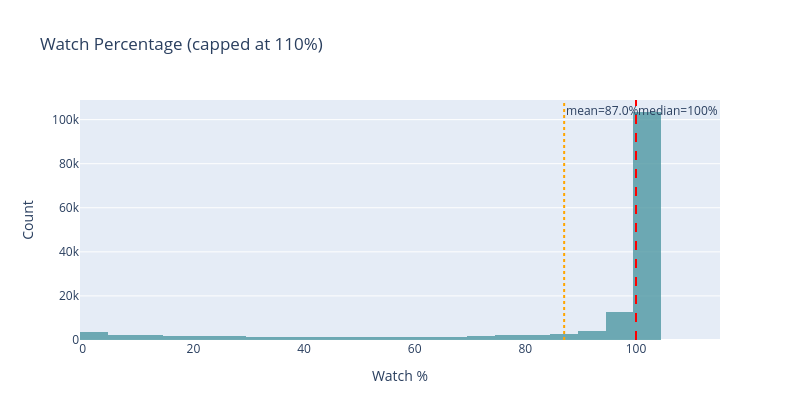

The notebook cell this image was saved under:
### Markdown cell above
## 6. Watch Percentage Distribution

Let's check the watch percentage distribution. Most users finish the videos (100%), but there's some noisy data where the `watch_percentage` exceeds 100%.

### Code cell
if "watch_percentage" in explicit.columns:
    wp = explicit["watch_percentage"].dropna()
    fig = go.Figure()
    fig.add_trace(go.Histogram(
        x=wp.clip(0, 110), nbinsx=55,
        marker_color="#4f98a3", opacity=0.8,
        name="watch %",
    ))
    fig.add_vline(x=wp.median(), line_dash="dash", line_color="red",
                  annotation_text=f"median={wp.median():.0f}%")
    fig.add_vline(x=wp.mean(),   line_dash="dot",  line_color="orange",
                  annotation_text=f"mean={wp.mean():.1f}%")
    fig.update_layout(
        title="Watch Percentage (capped at 110%)",
        xaxis_title="Watch %", yaxis_title="Count",
        height=420, width=800,
    )
    fig.show()
    print(f"watch_percentage: mean={wp.mean():.1f}%, median={wp.median():.0f}%, max={wp.max():.0f}%")
    print(f"Values > 100%: {(wp > 100).sum()} ({(wp > 100).mean()*100:.1f}%)")
else:
    print("Column 'watch_percentage' not found in explicit_ratings.csv")

### Figure 1 — Plotly figure (JSON) as saved in the notebook; plotly's stock layout.template omitted (floating-point values rounded to 4 significant figures; data arrays with more than 128 entries replaced by an {"elided": "..."} marker saying what was removed)
{"data": [{"marker": {"color": "#4f98a3"}, "name": "watch %", "nbinsx": 55, "opacity": 0.8, "type": "histogram", "x": {"elided": "153907 int values"}}], "layout": {"annotations": [{"showarrow": false, "text": "median=100%", "x": 100, "xanchor": "left", "xref": "x", "y": 1, "yanchor": "top", "yref": "y domain"}, {"showarrow": false, "text": "mean=87.0%", "x": 87.01, "xanchor": "left", "xref": "x", "y": 1, "yanchor": "top", "yref": "y domain"}], "height": 420, "shapes": [{"line": {"color": "red", "dash": "dash"}, "type": "line", "x0": 100, "x1": 100, "xref": "x", "y0": 0, "y1": 1, "yref": "y domain"}, {"line": {"color": "orange", "dash": "dot"}, "type": "line", "x0": 87.01, "x1": 87.01, "xref": "x", "y0": 0, "y1": 1, "yref": "y domain"}], "title": {"text": "Watch Percentage (capped at 110%)"}, "width": 800, "xaxis": {"title": {"text": "Watch %"}}, "yaxis": {"title": {"text": "Count"}}}}
